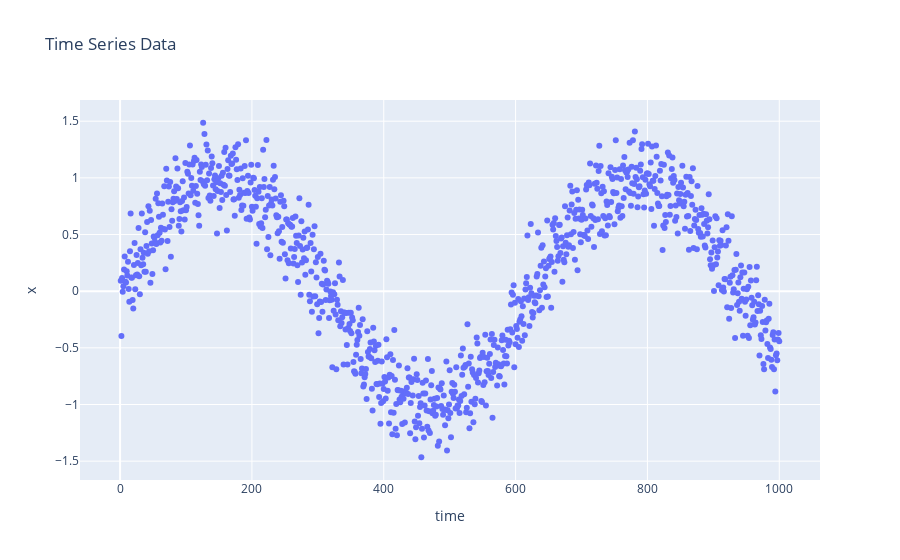

The code cell stored with this chart in its notebook:
### Code cell
import torch
from torch import nn
import numpy as np
import pandas as pd
import plotly.express as px
import plotly.figure_factory as ff
import plotly.graph_objects as go

class Data():
    def __init__(self, batch_size=16, T=1000, num_train=600, tau=4):
        self.time = torch.arange(1, T + 1, dtype=torch.float32)
        self.x = torch.sin(0.01 * self.time) + torch.randn(T) * 0.2

data = Data()

df = pd.DataFrame({
    'time': data.time.numpy(),
    'x': data.x.numpy()
})

fig = px.scatter(df, x='time', y='x', title='Time Series Data')
fig.show()

### Figure 1 — Plotly figure (JSON) as saved in the notebook; plotly's stock layout.template omitted (floating-point values rounded to 4 significant figures; data arrays with more than 128 entries replaced by an {"elided": "..."} marker saying what was removed)
{"data": [{"hovertemplate": "time=%{x}<br>x=%{y}<extra></extra>", "legendgroup": "", "marker": {"color": "#636efa", "symbol": "circle"}, "mode": "markers", "name": "", "orientation": "v", "showlegend": false, "type": "scatter", "x": {"elided": "1000 float values"}, "xaxis": "x", "y": {"elided": "1000 float values"}, "yaxis": "y"}], "layout": {"legend": {"tracegroupgap": 0}, "title": {"text": "Time Series Data"}, "xaxis": {"anchor": "y", "domain": [0, 1], "title": {"text": "time"}}, "yaxis": {"anchor": "x", "domain": [0, 1], "title": {"text": "x"}}}}
